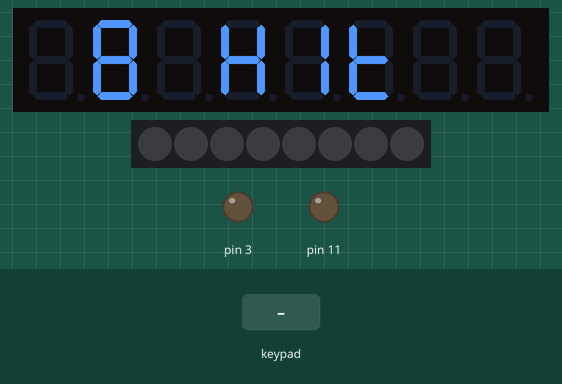
Recording of a sketch running on a simulated Arduino Uno, built with avr-gcc and run on an emulated ATmega328P. Shown: 8-digit seven-segment display, 8 RGB LEDs in strip order, left to right, output pins drawn as LEDs (lit = HIGH). Inputs (shaded band) come from the test bench.

Above: at 1.2 s.
1.3 s: key '4' pressed
At 1.4 s:
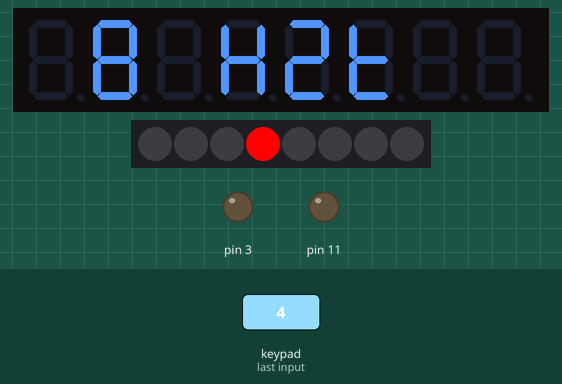
2.9 s: keypad keys 1 2 pressed 0.4 s apart
At 3.38 s:
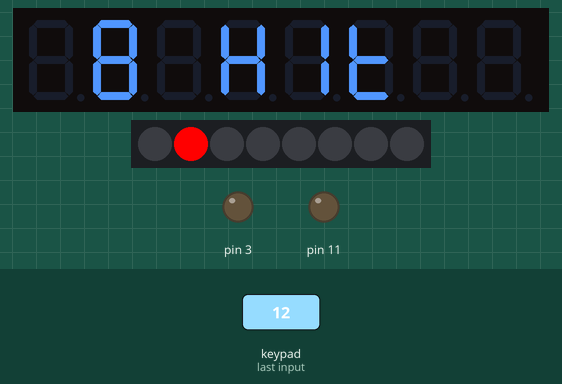
5.2 s: key '3' pressed
At 5.27 s:
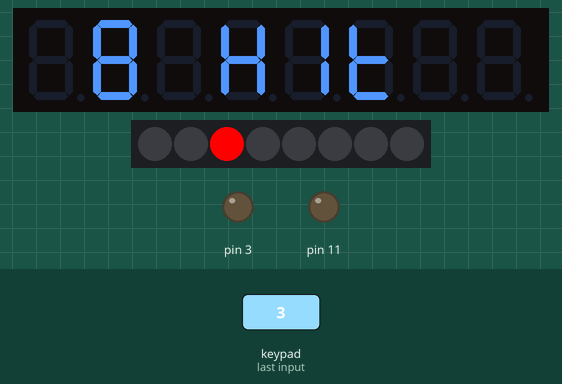
6.8 s: keypad keys 2 5 pressed 0.4 s apart
At 7.8 s:
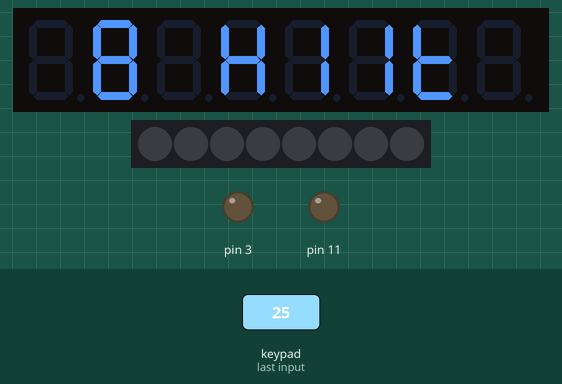
9.1 s: key '1' pressed
At 10.4 s:
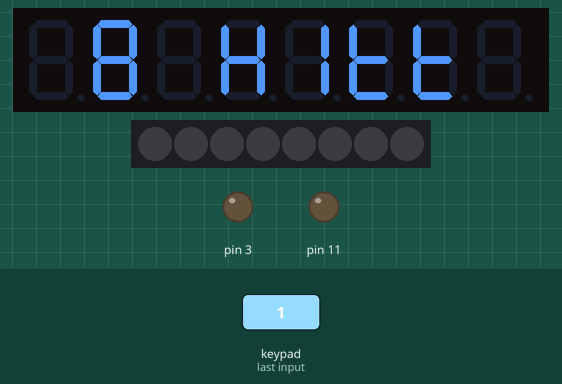
Timing chart, 0 to 11.7 s (numbered marks = the images above; inputs shaded):
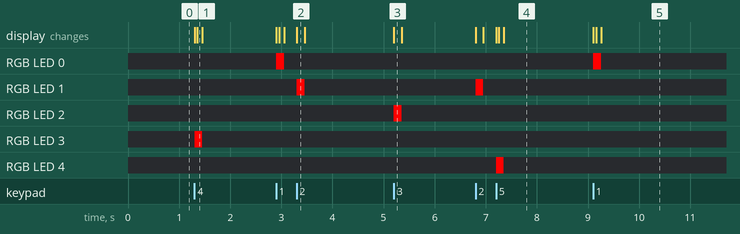

The sketch:

EMS.ino
```cpp
/*
* Project Name: EMS
* File: EMS.ino
* Description: Electronic muscle stimulator
* Use at you own risk
* Author: Greg Godkin.
* Created May 2019
* URL: https://github.com/ggodkin/EMS
*/
///*
#include <TM1638plus.h>

// GPIO I/O pins on the Arduino connected to strobe, clock, data,
//pick on any I/O you want.
#define  STROBE_TM 0
#define  CLOCK_TM 1
#define  DIO_TM 2

//Constructor object
TM1638plus tm(STROBE_TM, CLOCK_TM , DIO_TM);

unsigned long lastDebounceTime = 0;  // the last time the output pin was toggled
unsigned long debounceDelay = 50;    // the debounce time; increase if the output flickers
uint8_t buttonState;             // the current reading from the buttons
uint8_t lastButtonState = 0;   // the previous reading from the buttons

unsigned int displayBrightness = 0;
unsigned int ctrlPWM = 1;
unsigned int ctrlFreqDiv = 256;

void setup() {
  pinMode(3, OUTPUT);
  pinMode(11, OUTPUT);
  tm.reset();
  resetPWM();
  //Serial.begin(115200);
}


void loop() {
  uint8_t buttons = tm.readButtons();
  // If the switch changed, due to noise or pressing:
  if (buttons != lastButtonState) {
   // reset the debouncing timer
   lastDebounceTime = millis();
  }
  long timeSinceLastPress = (millis() - lastDebounceTime);
  if (timeSinceLastPress > debounceDelay) {
    // whatever the reading is at, it's been there for longer than the debounce
    // delay, so take it as the actual current state:

    // if the button state has changed:
    if (buttons != buttonState) {
      buttonState = buttons;
      if (buttons == 1) {
        resetPWM();
      } else if (buttons == 2) {
        calcPWM(ctrlPWM, 0, 1); //Decrement PWM by 1
      } else if (buttons == 4) {
        calcPWM(ctrlPWM, 0, 10); //Decrement PWM by 10
      } else if (buttons == 8) {
        calcPWM(ctrlPWM, 1, 0); //Increment PWM by 1
      } else if (buttons == 16) {
        calcPWM(ctrlPWM, 10, 0); //Increment PWM by 10
      } else if (buttons == 32) { //Decrease frequency
        if (ctrlFreqDiv <= 64) {
          ctrlFreqDiv = 64;
        } else {
          ctrlFreqDiv = ctrlFreqDiv / 4;
        }
        setTimerOC2PreScaler(ctrlFreqDiv);
      } else if (buttons == 64) { //Increase frequency
        if (ctrlFreqDiv >= 1024) {
          ctrlFreqDiv = 1024;
        } else {
          ctrlFreqDiv = ctrlFreqDiv * 4;
        }
        setTimerOC2PreScaler(ctrlFreqDiv);
      }
     }
  }
  doLEDs(buttons);
  lastButtonState = buttons;
}

// scans the individual bits of value
void doLEDs(uint8_t value) {
  for (uint8_t position = 0; position < 8; position++) {
    tm.setLED(position, value & 1);
    value = value >> 1;
  }
}

void setTimerOC2PreScaler(int preScaler) {
  if (preScaler == 1024) {
    TCCR2B = _BV(CS22) | _BV(CS21) | _BV(CS20); //clkT2S/1024 (from prescaler)
  } else if (preScaler == 64) {
    TCCR2B = _BV(CS22); //clkT2S/64 (from prescaler)  }
  } else {
    TCCR2B = _BV(CS22) | _BV(CS21); //clkT2S/256 (from prescaler)
  }
  ctrlFreqDiv = preScaler;
  calcPWM(ctrlPWM, 0, 0);
  setDisplay();
}

void setPWM(int valOCR2A, int valOCR2B) {
  OCR2A = valOCR2A;
  OCR2B = valOCR2B;
  setDisplay();
}

void calcPWM(int currentPWM, int valIncrement, int valDecrement) {
  int maxPWM = 127;
  int resPWM = currentPWM;
  if (resPWM <= valDecrement) {
    resPWM = 1;
  } else if ((resPWM + valIncrement) > maxPWM) {
    resPWM = maxPWM;
  } else {
    resPWM = currentPWM + valIncrement - valDecrement;
  }
  ctrlPWM = resPWM;
  setPWM(resPWM, 255 - resPWM);
}

void resetPWM () {
  setTimerOC2PreScaler(ctrlFreqDiv);
  calcPWM(ctrlPWM, 0, 256);
  setDisplay();
}

void setDisplay() {
  char valStr[8] = "";
  char charPWM[8] = "";
  char charFreq[8] = "";
  if (ctrlFreqDiv == 1024) {
    strcat(charFreq, "32 H");
  } else if (ctrlFreqDiv == 64) {
    strcat(charFreq, " 2 H");
  } else {
    strcat(charFreq, " 8 H");
  }

  itoa(ctrlPWM,charPWM, 10);
  strcat(charPWM,"t");
  strcat(valStr,charFreq);
  strcat(valStr,charPWM);
  tm.brightness(displayBrightness);
  //tm.displayText("        ");
//itoa(ctrlFreqDiv,valStr, 10);
  tm.displayText(valStr);
}
//*/
/*
#include <TM1638lite.h>
#include <TM1638plus.h>
// I/O pins on the Arduino connected to strobe, clock, data
TM1638plus tm(0, 1, 2);
//TM1638lite tm(0, 1, 2);
//Analog input to control Duty cycle
  int analogPin = A0;
  int valADC = 0;
  int aPWM = 1;
  int bPWM = 254;
  int valInd = 0;

// the setup function runs once when you press reset or power the board
void setup() {
  // initialize digital pins as an output.
  pinMode(3, OUTPUT);
  pinMode(11, OUTPUT);
  analogReference(DEFAULT); //power supply

  for (int i = 4; i <= 10; i++) {
    pinMode (i,OUTPUT);
  }
  tm.reset();
  tm.displayText("starting");
}

// the loop function runs over and over again forever
void loop() {
  uint8_t buttons = tm.readButtons();
  doLEDs(buttons);
  //TCCR2A = _BV(COM2A1) | _BV(COM2B1) | _BV(WGM21) | _BV(WGM20);  //Fast PWM
  TCCR2A = _BV(COM2A1) | _BV(COM2B1)  | _BV(COM2B0) | _BV(WGM20);  //Phase-Correct PWM
  //TCCR2B = _BV(CS22) | _BV(CS21) | _BV(CS20); //clkT2S/1024 (from prescaler)
  TCCR2B = _BV(CS22) | _BV(CS21); //clkT2S/256 (from prescaler)
  //TCCR2B = _BV(CS22); //clkT2S/64 (from prescaler)
  valADC = analogRead(analogPin);
  aPWM = valADC / 8;
  if (aPWM <1)
    aPWM = 1;
  if (aPWM > 127)
    aPWM = 127;
  bPWM = 255-aPWM;
  OCR2A = aPWM;
  OCR2B = bPWM;
  char tmpV[10];
  itoa(aPWM,tmpV, 10);
  tm.displayText(tmpV);
  valInd = aPWM/19;
  for (int il = 4; il <= 10; il++) {
    digitalWrite (il,LOW);
  }
  for (int iH = 4; iH <= valInd+4; iH++) {
    digitalWrite (iH,HIGH);
  }
}
void doLEDs(uint8_t value) {
  for (uint8_t position = 0; position < 8; position++) {
    tm.setLED(position, value & 1);
    value = value >> 1;
  }
}
*/
```

Measured:
- after the input at 1.3 s, RGB LED 3: off → RGB(255, 0, 0) at once, → off 0.15 s later
- after the input at 2.9 s, RGB LED 0: off → RGB(255, 0, 0) at once, → off 0.15 s later; RGB LED 1: off → RGB(255, 0, 0) after 0.40 s, → off 0.15 s later
- after the input at 5.2 s, RGB LED 2: off → RGB(255, 0, 0) at once, → off 0.15 s later
- after the input at 6.8 s, RGB LED 1: off → RGB(255, 0, 0) at once, → off 0.15 s later; RGB LED 4: off → RGB(255, 0, 0) after 0.40 s, → off 0.15 s later
- after the input at 9.1 s, RGB LED 0: off → RGB(255, 0, 0) at once, → off 0.15 s later
